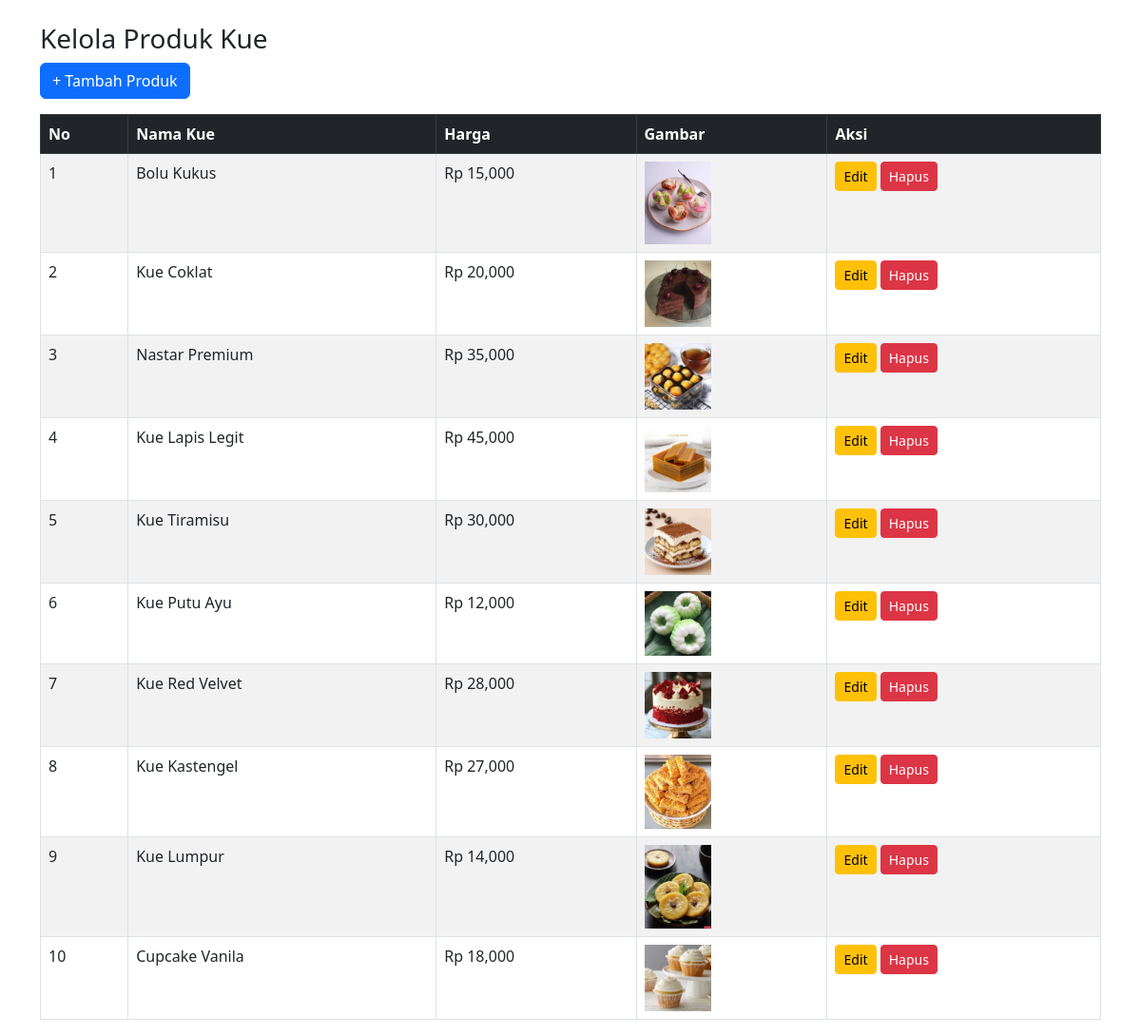
Screenshot of /admin/produk.php (signed in) with the database file from the repository.
### tables this page shows
CREATE TABLE `products` (
  `id` int(11) NOT NULL,
  `name` varchar(100) DEFAULT NULL,
  `description` text DEFAULT NULL,
  `price` decimal(10,2) DEFAULT NULL,
  `image` varchar(255) DEFAULT NULL
);

### admin/produk.php (the view, shortened to what this page needs)
<?php
include "../db.php";
$produk = mysqli_query($conn, "SELECT * FROM products");
?>
<!DOCTYPE html>
<html lang="id">
<head>
    <link href="https://cdn.jsdelivr.net/npm/bootstrap@5.3.0/dist/css/bootstrap.min.css" rel="stylesheet">
</head>
<body>
<div class="container mt-4">
    <h3>Kelola Produk Kue</h3>
    <a href="tambah_produk.php" class="btn btn-primary mb-3">+ Tambah Produk</a>
    <table class="table table-bordered table-striped">
        <thead class="table-dark">
            <tr>
                <th>No</th>
                <th>Nama Kue</th>
                <th>Harga</th>
                <th>Gambar</th>
                <th>Aksi</th>
            </tr>
        </thead>
        <tbody>
        <?php $no=1; while($row = mysqli_fetch_assoc($produk)): ?>
            <tr>
                <td><?= $no++; ?></td>
                <td><?= $row['name']; ?></td>
                <td>Rp <?= number_format($row['price']); ?></td>
                <td><img src="../assets/img/<?= $row['image']; ?>" width="70"></td>
                <td>
                    <a href="edit_produk.php?id=<?= $row['id']; ?>" class="btn btn-warning btn-sm">Edit</a>
                    <a href="hapus_produk.php?id=<?= $row['id']; ?>" class="btn btn-danger btn-sm" onclick="return confirm('Yakin?')">Hapus</a>
                </td>
            </tr>
        <?php endwhile; ?>
        </tbody>
    </table>
</div>
</body>
</html>

### rows the page displays
products: name "Bolu Kukus", price "15,000", image (picture)
products: name "Kue Coklat", price "20,000", image (picture)
products: name "Nastar Premium", price "35,000", image (picture)
products: name "Kue Lapis Legit", price "45,000", image (picture)
products: name "Kue Tiramisu", price "30,000", image (picture)
products: name "Kue Putu Ayu", price "12,000", image (picture)
products: name "Kue Red Velvet", price "28,000", image (picture)
products: name "Kue Kastengel", price "27,000", image (picture)
products: name "Kue Lumpur", price "14,000", image (picture)
products: name "Cupcake Vanila", price "18,000", image (picture)
